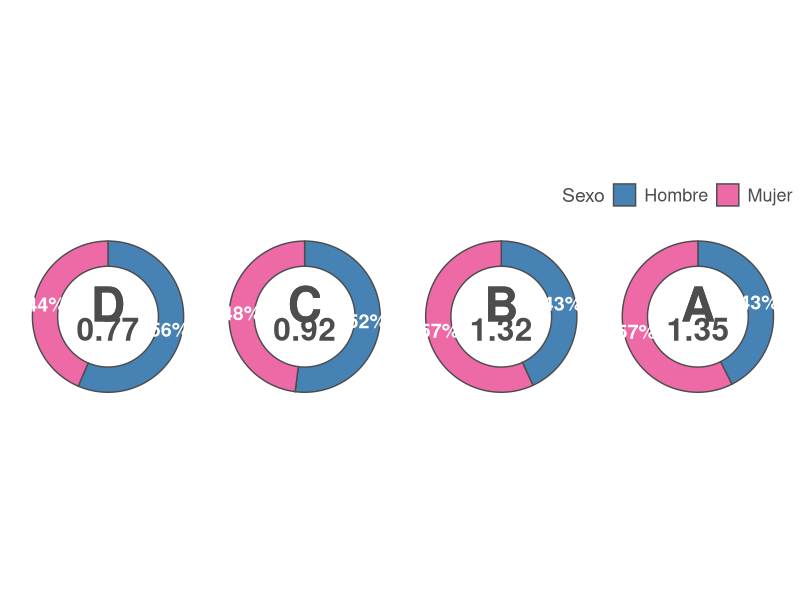

This figure's R source:
## ---- chunk 1
setwd("C:/Users/orojas/OneDrive - Fondo Nacional de Salud/Repositorios GitHub/Graficos/Donut")
## ---- chunk 2
library(data.table)
library(scales)
library(ggplot2)
library(forcats)

# Partimos con data numerica de cantidades
gdata <- data.table(
    SEXO = rep(c("Hombre", "Mujer"), 4),
    GRUPO = rep(c("D", "C", "B", "A"), each = 2),
    N = c(2220698, 1713396, 1381339, 1274634, 2841801, 3748242, 1292953, 1743318)
)

print(gdata, row.names = FALSE)
## ---- chunk 3
# Calculamos el porcentaje
gdata[, PCT := N/sum(N), GRUPO]

# El valor maximo de cada geom_rect
gdata[, YMAX := cumsum(PCT), GRUPO]

# El valor mínimo
gdata[, YMIN := shift(YMAX, type = 'lag')]
gdata[, YMIN := ifelse(YMAX != 1, 0, YMIN)]

# Indice entre Mujer/Hombre
gdata[, FEM := round(PCT/YMIN, 2)]
gdata[, FEM := ifelse(FEM == Inf, NA, FEM)]

print(as.data.frame(gdata), row.names = FALSE)
## ---- chunk 4
# Mi tema
olito_theme <- function(){
    theme_bw() %+replace%  
        theme(
            axis.title.y = element_text(margin = margin(r = 6), 
                                        size = 14, hjust = 0, color = "gray30",
                                        angle = 90),
            axis.title.x = element_text(margin = margin(t = 8), 
                                        size = 14, hjust = 0, color = "gray30"),
            axis.text.x.top = element_blank(),
            axis.text.y.right = element_blank(),
            axis.text.x = element_text(size = 12, color = "gray30"), 
            axis.text.y = element_text(size = 12, color = "gray30", hjust = 1),
            axis.line = element_line(color ="gray30", linewidth = 0.5),
            axis.ticks.length.x.top = unit(0, "cm"),
            axis.ticks.length.y.right = unit(0, "cm"),
            axis.ticks.length.y = unit(.15, "cm"),
            axis.ticks.length.x = unit(.15, "cm"),
            panel.grid.major.x = element_line(color = "gray85"),
            panel.grid.major.y = element_line(color = "gray85"),
            panel.grid.minor.y = element_blank(),
            panel.grid.minor.x = element_blank(),
            panel.background = element_rect(color = "white", fill = 'grey98', linewidth = 0.1),
            legend.position = "top", 
            legend.margin = margin(b = 0),
            legend.justification = "right",
            legend.title = element_text(size = 14, color = "gray30"),
            legend.text = element_text(size = 13, color = "gray30"),
            strip.text.x = element_text(size = 12),
            strip.text.y = element_text(size = 12, angle = 270)
        )
}

## ---- chunk 5
g <- ggplot(gdata, aes(ymax=YMAX, ymin=YMIN, xmax=4, xmin=3, fill=SEXO)) +
    geom_rect(color = 'grey30') +
    facet_grid(cols = vars(forcats::fct_rev(GRUPO))) +
    scale_fill_manual(values = c("steelblue","hotpink2"))  +
    coord_polar(theta = "y") + xlim(c(1, 4)) +
    olito_theme() +
    geom_text(aes(x = 3.5, y = (YMIN + YMAX) / 2, 
                  label = scales::percent(PCT, accuracy = 1)), 
              color = "white", size = 5, fontface = 'bold' ,
              show.legend = FALSE) +
    theme(axis.text.x = element_blank(), axis.text.y = element_blank(),
          axis.ticks = element_blank(), panel.grid.major.x = element_blank(), 
          panel.grid.major.y = element_blank(), panel.border = element_blank(),
          strip.background = element_blank(), panel.background = element_blank(),
          axis.line = element_blank(), axis.title.x = element_blank(),
          axis.title.y = element_blank(), strip.text.x = element_blank() ) +
    labs(fill = "Sexo") +
    geom_text(x = 0.5, y = 0.5, label = gdata$GRUPO, 
             color = "grey30", size = 12, fontface = "bold") +
    geom_text(x = 1.5, y = 0.5, label = gdata$FEM, 
              color = "grey30", size = 8, fontface = "bold")

ggsave("donut.png", plot = g, width = 1500, height = 400, 
       units = "px", dpi = 120, scale = 120/96)
